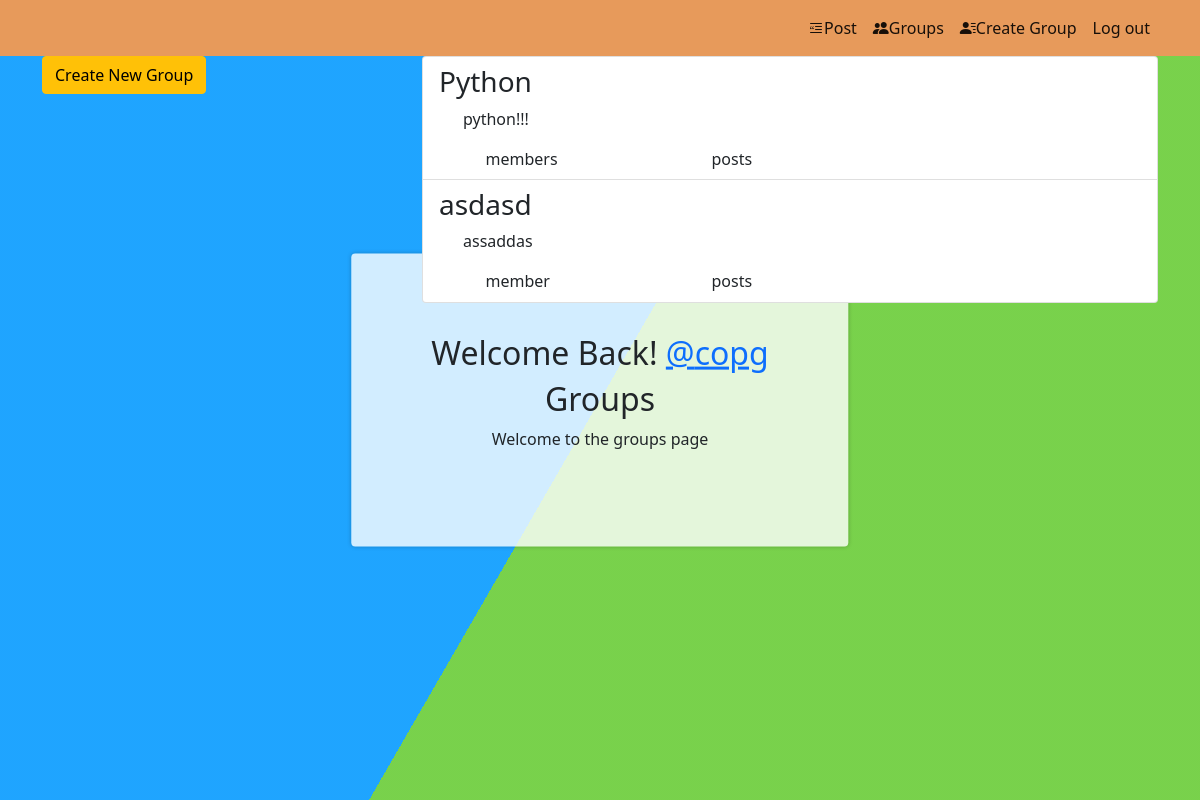
The page /groups/ (signed in) on the database its author committed.
### groups/models.py (models this page shows, shortened)
class Group(models.Model):
    name = models.CharField(max_length=256,unique=True)
    slug = models.SlugField(max_length=256,unique=True)
    description = models.TextField(default='',blank=True)
    description_html = models.TextField(editable=False, default='', blank=True)
    members = models.ManyToManyField(User,through='GroupMember')
    class Meta:
        ordering = ['name']

### groups/views.py (the view)
class ListGroup(generic.ListView):
    model = Group

### groups/templates/groups/group_list.html
{% extends 'groups/group_base.html' %}
{% block pregroup %}
<div class="col-md-4">
    <div class="content">
        {% if user.is_authenticated %}
        <h2>Welcome Back!
            <a href="{% url 'posts:for_user' username=user.username %}">@{{user.username }}</a>
        </h2>
        {% endif %}
        <h2>Groups</h2>
        <p> Welcome to the groups page </p>
    </div>
    {% if user.is_authenticated %}
    <a href="{% url 'groups:create' %}" class='btn btn-md btn-fill btn-warning'>
        <span class="glyphicon glyphicon-plus-sign">Create New Group</span>
    </a>
    {% endif %}
</div>
{% endblock pregroup %}
{% block group_content %}
<div class="col-md-8">
    <div class="list-group">
        {% for group in object_list %}
        <a href="{% url 'groups:single' slug=group.slug %} " class='list-group-item'>
            <h3 class='title list-group-item-heading'> {{group.name}} </h3>
            <div class="list-group-item-text container-fluid ">
                {{group.description_html|safe}}
                <div class="row">
                    <div class="col-md-4">
                        <span class='badge'> {{group.members.count}} </span>member{{group.members.count|pluralize}}
                    </div>
                    <div class="col-md-4">
                        <span class='badge'> {{group.posts.count}} </span>post{{group.posts.count|pluralize}}
                    </div>
                </div>
            </div>
        </a>
        {% endfor %}
    </div>
</div>
{% endblock group_content %}

### static/mypro/css/mypro3.css (style rules this page uses)
html { height:100%; }
body { margin:0; }
.content { background-color:rgba(255,255,255,.8); border-radius:.25em; box-shadow:0 0 .25em rgba(0,0,0,.25); box-sizing:border-box; left:50%; padding:10vmin; position:fixed; text-align:center; top:50%; transform:translate(-50%, -50%); }

### rows shown on the page
Group: name "Python", description_html "python!!!"
Group: name "asdasd", description_html "assaddas"

### other values the page prints
{{ user.username }} "copg"
